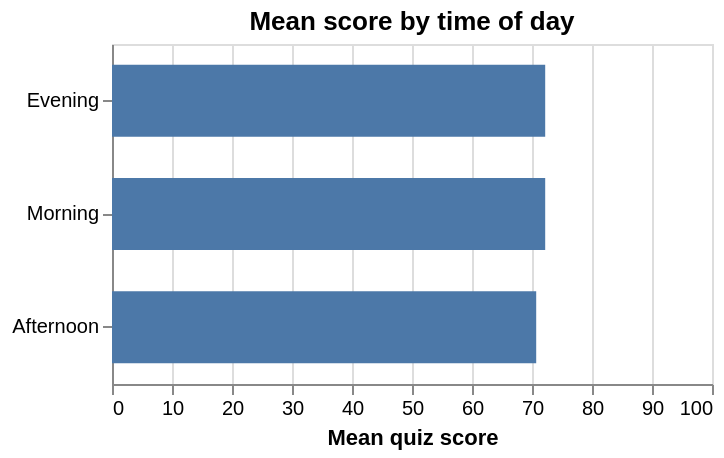

This figure's notebook cell:
### Code cell
#| hide
#| caption: Average score by time of day (made-up data).
alt.Chart(summary).mark_bar(size=36).encode(
    x=alt.X("mean_score:Q", title="Mean quiz score", scale=alt.Scale(domain=[0, 100])),
    y=alt.Y("study_time:N", title=None, sort="-x"),
    tooltip=["study_time", "students", "mean_score"],
).properties(title="Mean score by time of day", height=170)

### Figure 1 — Vega-Lite specification as saved in the notebook (floating-point values rounded to 4 significant figures)
{"config": {"view": {"continuousWidth": 300, "continuousHeight": 300}}, "data": {"name": "data-5f10b15ea9a893ee854c1a10e535aff6"}, "mark": {"type": "bar", "size": 36}, "encoding": {"tooltip": [{"field": "study_time", "type": "nominal"}, {"field": "students", "type": "quantitative"}, {"field": "mean_score", "type": "quantitative"}], "x": {"field": "mean_score", "scale": {"domain": [0, 100]}, "title": "Mean quiz score", "type": "quantitative"}, "y": {"field": "study_time", "sort": "-x", "title": null, "type": "nominal"}}, "height": 170, "title": "Mean score by time of day", "$schema": "https://vega.github.io/schema/vega-lite/v6.4.1.json", "datasets": {"data-5f10b15ea9a893ee854c1a10e535aff6": [{"study_time": "Evening", "students": 49, "mean_score": 72.2, "mean_hours": 4.8}, {"study_time": "Morning", "students": 57, "mean_score": 72.2, "mean_hours": 4.1}, {"study_time": "Afternoon", "students": 94, "mean_score": 70.7, "mean_hours": 3.9}]}}
